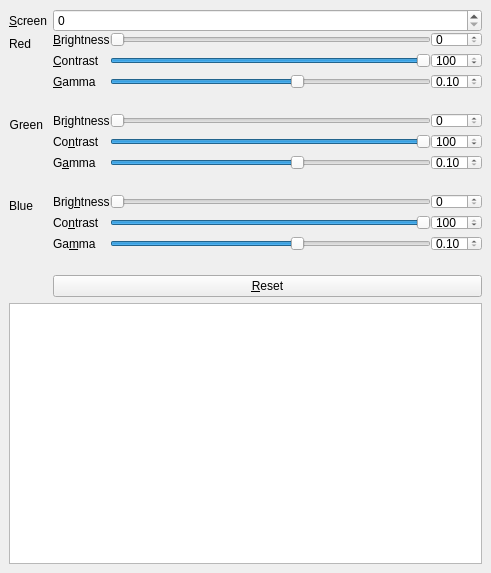
<?xml version="1.0" encoding="UTF-8"?>
<ui version="4.0">
 <class>MainWindow</class>
 <widget class="QMainWindow" name="MainWindow">
  <property name="geometry">
   <rect>
    <x>0</x>
    <y>0</y>
    <width>491</width>
    <height>573</height>
   </rect>
  </property>
  <property name="minimumSize">
   <size>
    <width>0</width>
    <height>0</height>
   </size>
  </property>
  <property name="maximumSize">
   <size>
    <width>9999</width>
    <height>9999</height>
   </size>
  </property>
  <property name="windowTitle">
   <string>KolorControl</string>
  </property>
  <widget class="QWidget" name="centralWidget">
   <layout class="QVBoxLayout" name="verticalLayout" stretch="0,0,0">
    <item>
     <layout class="QFormLayout" name="formLayout">
      <property name="verticalSpacing">
       <number>0</number>
      </property>
      <item row="1" column="0">
       <widget class="QLabel" name="label_10">
        <property name="text">
         <string>Red</string>
        </property>
        <property name="alignment">
         <set>Qt::AlignRight|Qt::AlignTrailing|Qt::AlignVCenter</set>
        </property>
       </widget>
      </item>
      <item row="1" column="1">
       <layout class="QGridLayout" name="gridLayout">
        <property name="verticalSpacing">
         <number>6</number>
        </property>
        <item row="0" column="0">
         <widget class="QLabel" name="label">
          <property name="text">
           <string>&amp;Brightness</string>
          </property>
          <property name="buddy">
           <cstring>spinR_B</cstring>
          </property>
         </widget>
        </item>
        <item row="0" column="1">
         <widget class="QSlider" name="sliderR_B">
          <property name="maximum">
           <number>990</number>
          </property>
          <property name="pageStep">
           <number>1</number>
          </property>
          <property name="orientation">
           <enum>Qt::Horizontal</enum>
          </property>
         </widget>
        </item>
        <item row="0" column="2">
         <widget class="QSpinBox" name="spinR_B">
          <property name="maximum">
           <number>99</number>
          </property>
         </widget>
        </item>
        <item row="1" column="0">
         <widget class="QLabel" name="label_2">
          <property name="text">
           <string>&amp;Contrast</string>
          </property>
          <property name="buddy">
           <cstring>spinR_C</cstring>
          </property>
         </widget>
        </item>
        <item row="1" column="1">
         <widget class="QSlider" name="sliderR_C">
          <property name="minimum">
           <number>1</number>
          </property>
          <property name="maximum">
           <number>1000</number>
          </property>
          <property name="singleStep">
           <number>1</number>
          </property>
          <property name="pageStep">
           <number>1</number>
          </property>
          <property name="value">
           <number>1000</number>
          </property>
          <property name="orientation">
           <enum>Qt::Horizontal</enum>
          </property>
         </widget>
        </item>
        <item row="1" column="2">
         <widget class="QSpinBox" name="spinR_C">
          <property name="minimum">
           <number>1</number>
          </property>
          <property name="maximum">
           <number>100</number>
          </property>
          <property name="value">
           <number>100</number>
          </property>
         </widget>
        </item>
        <item row="2" column="0">
         <widget class="QLabel" name="label_3">
          <property name="text">
           <string>&amp;Gamma</string>
          </property>
          <property name="buddy">
           <cstring>spinR_G</cstring>
          </property>
         </widget>
        </item>
        <item row="2" column="1">
         <widget class="QSlider" name="sliderR_G">
          <property name="minimum">
           <number>-1000</number>
          </property>
          <property name="maximum">
           <number>700</number>
          </property>
          <property name="pageStep">
           <number>1</number>
          </property>
          <property name="value">
           <number>0</number>
          </property>
          <property name="orientation">
           <enum>Qt::Horizontal</enum>
          </property>
         </widget>
        </item>
        <item row="2" column="2">
         <widget class="QDoubleSpinBox" name="spinR_G">
          <property name="minimum">
           <double>0.100000000000000</double>
          </property>
          <property name="maximum">
           <double>5.000000000000000</double>
          </property>
          <property name="singleStep">
           <double>0.010000000000000</double>
          </property>
         </widget>
        </item>
       </layout>
      </item>
      <item row="2" column="0">
       <widget class="QLabel" name="label_11">
        <property name="text">
         <string>Green</string>
        </property>
        <property name="alignment">
         <set>Qt::AlignRight|Qt::AlignTrailing|Qt::AlignVCenter</set>
        </property>
       </widget>
      </item>
      <item row="3" column="0">
       <widget class="QLabel" name="label_12">
        <property name="text">
         <string>Blue</string>
        </property>
        <property name="alignment">
         <set>Qt::AlignRight|Qt::AlignTrailing|Qt::AlignVCenter</set>
        </property>
       </widget>
      </item>
      <item row="2" column="1">
       <layout class="QGridLayout" name="gridLayout_2">
        <property name="verticalSpacing">
         <number>6</number>
        </property>
        <item row="0" column="0">
         <widget class="QLabel" name="label_4">
          <property name="text">
           <string>Br&amp;ightness</string>
          </property>
          <property name="buddy">
           <cstring>spinG_B</cstring>
          </property>
         </widget>
        </item>
        <item row="0" column="1">
         <widget class="QSlider" name="sliderG_B">
          <property name="maximum">
           <number>990</number>
          </property>
          <property name="pageStep">
           <number>1</number>
          </property>
          <property name="orientation">
           <enum>Qt::Horizontal</enum>
          </property>
         </widget>
        </item>
        <item row="0" column="2">
         <widget class="QSpinBox" name="spinG_B">
          <property name="maximum">
           <number>99</number>
          </property>
         </widget>
        </item>
        <item row="1" column="0">
         <widget class="QLabel" name="label_5">
          <property name="text">
           <string>Co&amp;ntrast</string>
          </property>
          <property name="buddy">
           <cstring>spinG_C</cstring>
          </property>
         </widget>
        </item>
        <item row="1" column="1">
         <widget class="QSlider" name="sliderG_C">
          <property name="minimum">
           <number>1</number>
          </property>
          <property name="maximum">
           <number>1000</number>
          </property>
          <property name="pageStep">
           <number>1</number>
          </property>
          <property name="value">
           <number>1000</number>
          </property>
          <property name="orientation">
           <enum>Qt::Horizontal</enum>
          </property>
         </widget>
        </item>
        <item row="2" column="0">
         <widget class="QLabel" name="label_6">
          <property name="text">
           <string>G&amp;amma</string>
          </property>
          <property name="buddy">
           <cstring>spinG_G</cstring>
          </property>
         </widget>
        </item>
        <item row="2" column="1">
         <widget class="QSlider" name="sliderG_G">
          <property name="minimum">
           <number>-1000</number>
          </property>
          <property name="maximum">
           <number>700</number>
          </property>
          <property name="pageStep">
           <number>1</number>
          </property>
          <property name="value">
           <number>0</number>
          </property>
          <property name="orientation">
           <enum>Qt::Horizontal</enum>
          </property>
         </widget>
        </item>
        <item row="2" column="2">
         <widget class="QDoubleSpinBox" name="spinG_G">
          <property name="minimum">
           <double>0.100000000000000</double>
          </property>
          <property name="maximum">
           <double>5.000000000000000</double>
          </property>
          <property name="singleStep">
           <double>0.010000000000000</double>
          </property>
         </widget>
        </item>
        <item row="1" column="2">
         <widget class="QSpinBox" name="spinG_C">
          <property name="minimum">
           <number>1</number>
          </property>
          <property name="maximum">
           <number>100</number>
          </property>
          <property name="value">
           <number>100</number>
          </property>
         </widget>
        </item>
       </layout>
      </item>
      <item row="3" column="1">
       <layout class="QGridLayout" name="gridLayout_3">
        <property name="verticalSpacing">
         <number>6</number>
        </property>
        <item row="2" column="1">
         <widget class="QSlider" name="sliderB_G">
          <property name="minimum">
           <number>-1000</number>
          </property>
          <property name="maximum">
           <number>700</number>
          </property>
          <property name="pageStep">
           <number>1</number>
          </property>
          <property name="value">
           <number>0</number>
          </property>
          <property name="orientation">
           <enum>Qt::Horizontal</enum>
          </property>
         </widget>
        </item>
        <item row="1" column="1">
         <widget class="QSlider" name="sliderB_C">
          <property name="minimum">
           <number>1</number>
          </property>
          <property name="maximum">
           <number>1000</number>
          </property>
          <property name="pageStep">
           <number>1</number>
          </property>
          <property name="value">
           <number>1000</number>
          </property>
          <property name="orientation">
           <enum>Qt::Horizontal</enum>
          </property>
         </widget>
        </item>
        <item row="1" column="0">
         <widget class="QLabel" name="label_8">
          <property name="text">
           <string>Co&amp;ntrast</string>
          </property>
          <property name="buddy">
           <cstring>spinB_C</cstring>
          </property>
         </widget>
        </item>
        <item row="0" column="2">
         <widget class="QSpinBox" name="spinB_B">
          <property name="maximum">
           <number>99</number>
          </property>
         </widget>
        </item>
        <item row="0" column="1">
         <widget class="QSlider" name="sliderB_B">
          <property name="maximum">
           <number>990</number>
          </property>
          <property name="pageStep">
           <number>1</number>
          </property>
          <property name="orientation">
           <enum>Qt::Horizontal</enum>
          </property>
         </widget>
        </item>
        <item row="2" column="0">
         <widget class="QLabel" name="label_9">
          <property name="text">
           <string>Ga&amp;mma</string>
          </property>
          <property name="buddy">
           <cstring>spinB_G</cstring>
          </property>
         </widget>
        </item>
        <item row="0" column="0">
         <widget class="QLabel" name="label_7">
          <property name="text">
           <string>Brig&amp;htness</string>
          </property>
          <property name="buddy">
           <cstring>spinB_B</cstring>
          </property>
         </widget>
        </item>
        <item row="2" column="2">
         <widget class="QDoubleSpinBox" name="spinB_G">
          <property name="minimum">
           <double>0.100000000000000</double>
          </property>
          <property name="maximum">
           <double>5.000000000000000</double>
          </property>
          <property name="singleStep">
           <double>0.010000000000000</double>
          </property>
         </widget>
        </item>
        <item row="1" column="2">
         <widget class="QSpinBox" name="spinB_C">
          <property name="minimum">
           <number>1</number>
          </property>
          <property name="maximum">
           <number>100</number>
          </property>
          <property name="value">
           <number>100</number>
          </property>
         </widget>
        </item>
       </layout>
      </item>
      <item row="0" column="0">
       <widget class="QLabel" name="label_13">
        <property name="text">
         <string>&amp;Screen</string>
        </property>
        <property name="alignment">
         <set>Qt::AlignJustify|Qt::AlignVCenter</set>
        </property>
        <property name="buddy">
         <cstring>spinScreen</cstring>
        </property>
       </widget>
      </item>
      <item row="0" column="1">
       <widget class="QSpinBox" name="spinScreen"/>
      </item>
      <item row="4" column="1">
       <widget class="QPushButton" name="resetButton">
        <property name="text">
         <string>&amp;Reset</string>
        </property>
       </widget>
      </item>
     </layout>
    </item>
    <item>
     <layout class="QVBoxLayout" name="plotLayout"/>
    </item>
    <item>
     <widget class="QTextBrowser" name="textBrowser">
      <property name="readOnly">
       <bool>true</bool>
      </property>
      <property name="acceptRichText">
       <bool>false</bool>
      </property>
      <property name="placeholderText">
       <string/>
      </property>
     </widget>
    </item>
   </layout>
  </widget>
 </widget>
 <resources/>
 <connections/>
</ui>
